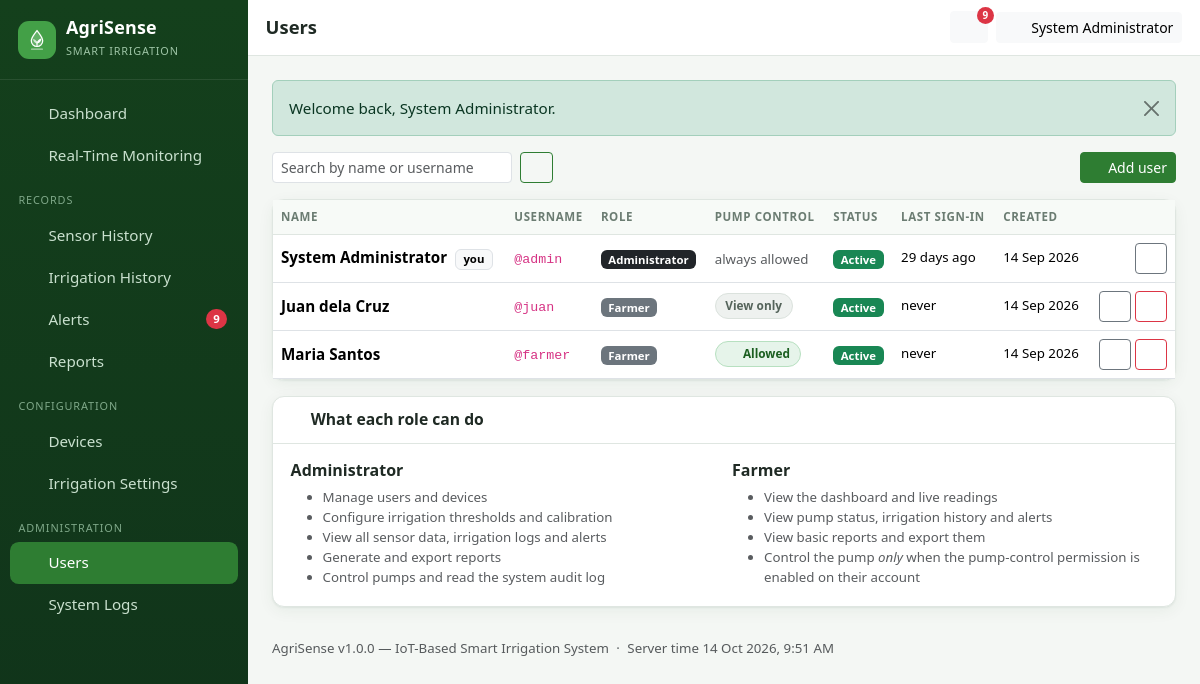
The app's page /users (signed in) with its own data.
### tables this page shows
CREATE TABLE `users` (
  `id` int(10) UNSIGNED NOT NULL,
  `name` varchar(100) NOT NULL,
  `username` varchar(50) NOT NULL,
  `password` varchar(255) NOT NULL COMMENT 'password_hash() output - never plain text',
  `role` enum('admin','farmer') NOT NULL DEFAULT 'farmer',
  `status` enum('active','inactive') NOT NULL DEFAULT 'active',
  `can_control_pump` tinyint(1) NOT NULL DEFAULT 0 COMMENT 'Farmers need this flag to operate the pump; admins always may',
  `must_change_password` tinyint(1) NOT NULL DEFAULT 0 COMMENT 'When 1 the user is held on the password page until they set a new one',
  `password_changed_at` datetime DEFAULT NULL COMMENT 'Sessions opened before this moment are rejected',
  `last_login` datetime DEFAULT NULL,
  `created_at` datetime NOT NULL DEFAULT current_timestamp(),
  `updated_at` datetime NOT NULL DEFAULT current_timestamp() ON UPDATE current_timestamp()
);

### views/users/index.php (the view, shortened to what the rows shown need)
<div class="ag-card">
    <div class="table-responsive">
        <table class="table ag-table table-hover mb-0">
            <thead>
            <tr>
                <th>Name</th>
                <th>Username</th>
                <th>Role</th>
                <th>Pump control</th>
                <th>Status</th>
                <th>Last sign-in</th>
                <th>Created</th>
                <th></th>
            </tr>
            </thead>
            <tbody>
            <?php if (!$users): ?>
                <tr>
                    <td colspan="8"><div class="ag-empty">No users match that search.</div></td>
                </tr>
            <?php else: ?>
                <?php foreach ($users as $u): ?>
                    <tr>
                        <td class="fw-semibold">
                            <?= e($u['name']) ?>
                            <?php if ((int) $u['id'] === $selfId): ?>
                                <span class="badge text-bg-light border ms-1">you</span>
                            <?php endif; ?>
                        </td>
                        <td><code class="small">@<?= e($u['username']) ?></code></td>
                        <td>
                            <span class="badge text-bg-<?= $u['role'] === 'admin' ? 'dark' : 'secondary' ?>">
                                <?= e($u['role'] === 'admin' ? 'Administrator' : 'Farmer') ?>
                            </span>
                        </td>
                        <td>
                            <?php if ($u['role'] === 'admin'): ?>
                                <span class="text-muted small">always allowed</span>
                            <?php elseif ((int) $u['can_control_pump'] === 1): ?>
                                <span class="ag-pill ag-pill-on"><?= icon('check', 12) ?> Allowed</span>
                            <?php else: ?>
                                <span class="ag-pill ag-pill-off">View only</span>
                            <?php endif; ?>
                        </td>
                        <td>
                            <span class="badge text-bg-<?= $u['status'] === 'active' ? 'success' : 'secondary' ?>">
                                <?= e(ucfirst($u['status'])) ?>
                            </span>
                        </td>
                        <td class="small text-nowrap"><?= e($u['last_login'] ? time_ago($u['last_login']) : 'never') ?></td>
                        <td class="small text-nowrap"><?= e(fmt_date($u['created_at'])) ?></td>
                        <td class="text-end text-nowrap">
                            <a class="btn btn-sm btn-outline-secondary"
                               href="<?= e(url('users/edit', ['id' => (int) $u['id']])) ?>"
                               aria-label="Edit <?= e($u['name']) ?>"><?= icon('edit', 14) ?></a>
                            <?php if ((int) $u['id'] !== $selfId): ?>
                                <form method="post" action="<?= e(url('users/delete')) ?>" class="d-inline m-0"
                                      data-confirm="Delete the account for <?= e($u['name']) ?>? This cannot be undone.">
                                    <button class="btn btn-sm btn-outline-danger" type="submit"
                                            aria-label="Delete <?= e($u['name']) ?>"><?= icon('trash', 14) ?></button>
                                </form>
                            <?php endif; ?>
                        </td>
                    </tr>
                <?php endforeach; ?>
            <?php endif; ?>
            </tbody>
        </table>
    </div>
</div>
<div class="ag-card mt-3">
    <div class="ag-card-head">
        <h2 class="ag-card-title"><?= icon('info', 16) ?> What each role can do</h2>
    </div>
</div>

### views/layout/header.php (shortened to what the rows shown need)
<?php
require_once APP_ROOT . '/views/layout/icons.php';
$currentUser = Auth::user();
$unread      = $currentUser ? Alert::unreadCount() : 0;
?>
<!doctype html>
<html lang="en">
<head>
    <link rel="stylesheet" href="<?= e(BASE_PATH) ?>/assets/vendor/bootstrap.min.css">
    <link rel="stylesheet" href="<?= e(asset('css/app.css')) ?>">
</head>
<body class="<?= e($bodyClass ?? '') ?>">
<div class="ag-shell">
    <div class="ag-main">
        <header class="ag-topbar d-flex align-items-center gap-2">
            <h1 class="ag-page-title flex-grow-1 text-truncate"><?= e($pageTitle) ?></h1>
            <?php if ($currentUser): ?>
                <div class="dropdown">
                    <button class="btn btn-sm btn-light ag-bell" type="button"
                            data-bs-toggle="dropdown" data-bs-auto-close="outside"
                            aria-expanded="false" aria-label="Notifications">
                        <?= icon('bell', 20) ?>
                        <span class="badge rounded-pill text-bg-danger<?= $unread ? '' : ' d-none' ?>"
                              id="agUnreadBadge"><?= e((string) min($unread, 99)) ?></span>
                    </button>
                </div>
                <div class="dropdown">
                    <button class="btn btn-sm btn-light d-flex align-items-center gap-2"
                            type="button" data-bs-toggle="dropdown" aria-expanded="false">
                        <?= icon('user', 18) ?>
                        <span class="d-none d-sm-inline"><?= e($currentUser['name']) ?></span>
                    </button>
                </div>
            <?php endif; ?>
        </header>
        <main class="p-3 p-lg-4">

### views/layout/icons.php (shortened to what the rows shown need)
<?php
if (!function_exists('icon')) {
    function icon(string $name, int $size = 18, string $class = ''): string
    {
        $body = $paths[$name] ?? $paths['info'];
        return sprintf(
            '<svg class="%s" width="%d" height="%d" viewBox="0 0 24 24" fill="none" stroke="currentColor" '
            . 'stroke-width="1.7" stroke-linecap="round" stroke-linejoin="round" aria-hidden="true">%s</svg>',
            htmlspecialchars($class, ENT_QUOTES),
            $size,
            $size,
            $body
        );
    }
}

### records on screen
users: name "System Administrator", shows "you", username "admin", role "Administrator", shows "always allowed", status "Active", last_login "29 days ago", created_at "14 Sep 2026"
users: name "Juan dela Cruz", username "juan", role "Farmer", can_control_pump "View only", status "Active", last_login "never", created_at "14 Sep 2026"
users: name "Maria Santos", username "farmer", role "Farmer", status "Active", last_login "never", created_at "14 Sep 2026"

### other values on screen
APP_NAME "AgriSense"
$label "Dashboard Real-Time Monitoring Sensor History Irrigation History Alerts Reports Devices Irrigation Settings Users System Logs"
$pageTitle "Users"
min($unread, 99) "9"
$flash['message'] "Welcome back, System Administrator."
APP_VERSION "1.0.0"
APP_TAGLINE "IoT-Based Smart Irrigation System"
